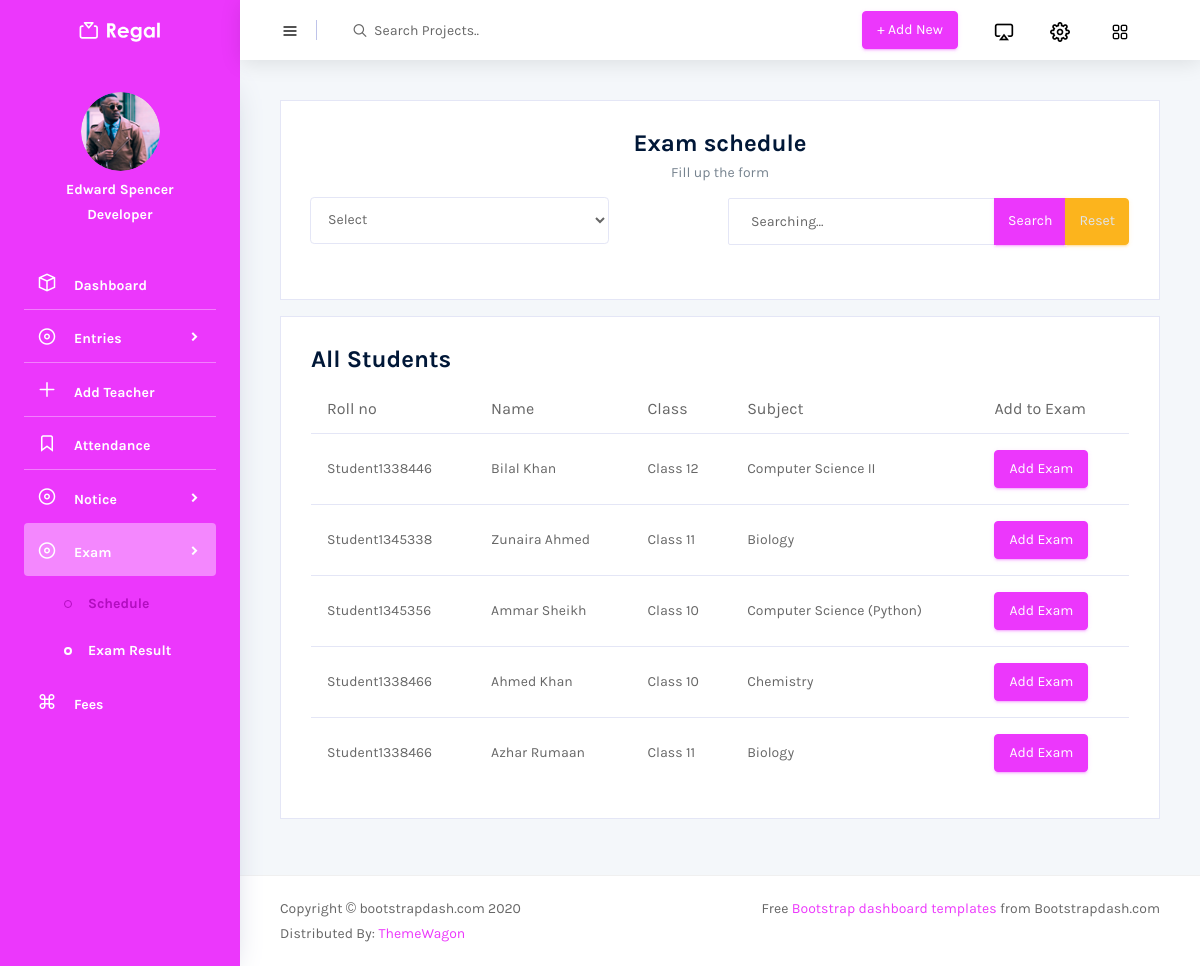
The page /menuPages/exam.php on the database as committed earlier.
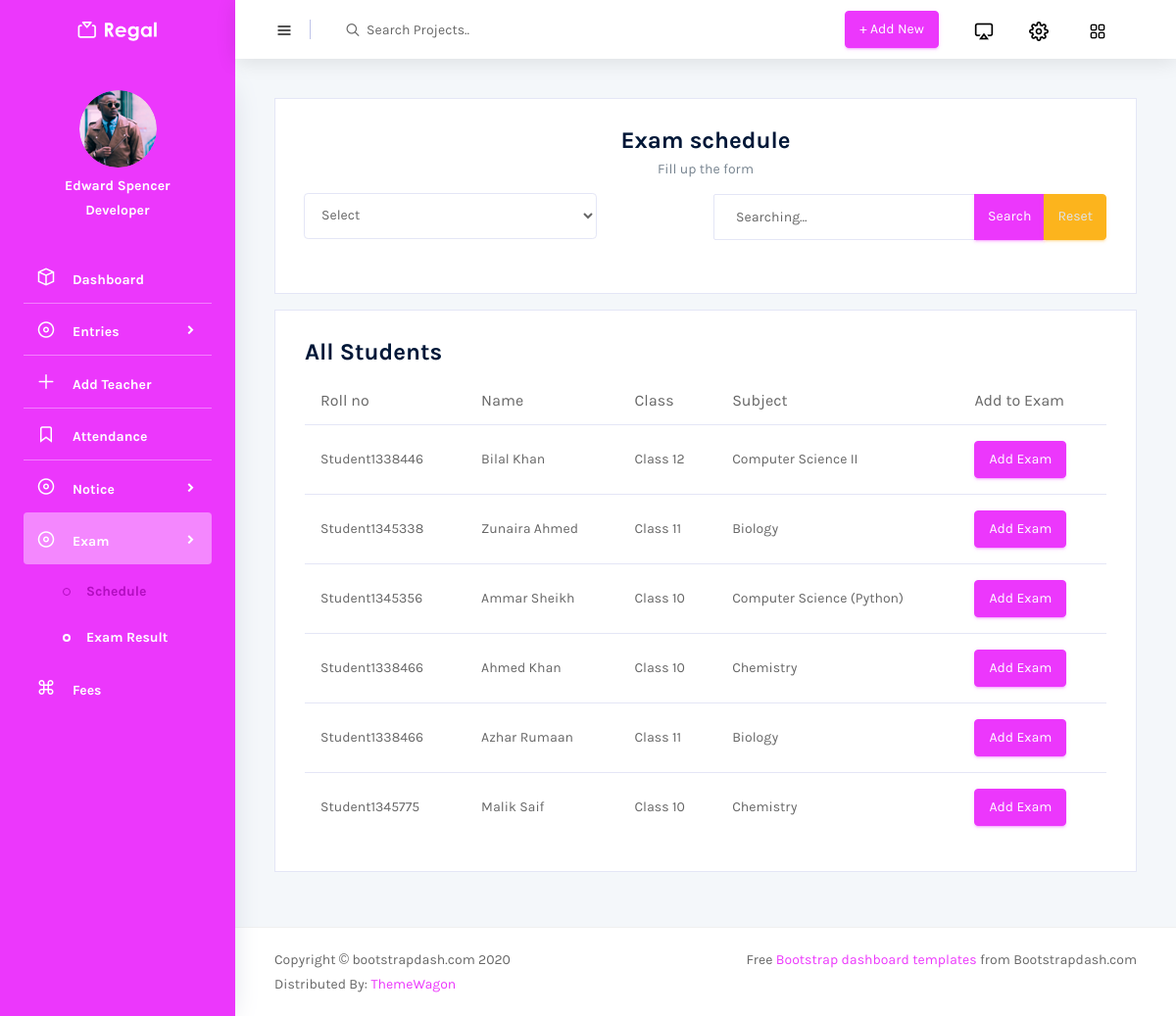
The same page on the database as committed later.
### tables this page shows
CREATE TABLE `student` (
  `sid` int(11) NOT NULL,
  `fname` varchar(40) NOT NULL,
  `lname` varchar(40) NOT NULL,
  `dob` date NOT NULL,
  `address` varchar(100) NOT NULL,
  `pid` int(11) NOT NULL,
  `sgender` varchar(10) NOT NULL,
  `cid` int(11) NOT NULL,
  `semail` varchar(50) NOT NULL,
  `subid` int(11) NOT NULL,
  `rollno` varchar(20) NOT NULL
);

CREATE TABLE `class` (
  `cid` int(11) NOT NULL,
  `cname` varchar(20) NOT NULL,
  `section` int(11) NOT NULL
);

CREATE TABLE `subject` (
  `subid` int(11) NOT NULL,
  `subject` varchar(40) NOT NULL,
  `detail` varchar(200) NOT NULL,
  `tid` int(11) NOT NULL,
  `fid` int(11) NOT NULL
);

### menuPages/exam.php (the view, shortened to what the changed rows need)
<?php
include "../component/connect.php";
if (isset($_GET['searchStu'])) {
  $list = $_GET['selectlist'];
  $search = $_GET['search'];
  $query = "SELECT * FROM student AS s INNER JOIN class AS c ON s.cid = c.cid INNER JOIN subject AS su ON s.subid = su.subid WHERE $list LIKE '%$search%'";
} else {
  $query = "SELECT * FROM student AS s INNER JOIN class AS c ON s.cid = c.cid INNER JOIN subject AS su ON s.subid = su.subid";
}
?>
<!DOCTYPE html>
<html lang="en">
<head>
  <link rel="stylesheet" href="../vendors/mdi/css/materialdesignicons.min.css">
  <link rel="stylesheet" href="../vendors/feather/feather.css">
  <link rel="stylesheet" href="../vendors/base/vendor.bundle.base.css">
  <link rel="stylesheet" href="../vendors/flag-icon-css/css/flag-icon.min.css" />
  <link rel="stylesheet" href="../vendors/font-awesome/css/font-awesome.min.css">
  <link rel="stylesheet" href="../vendors/jquery-bar-rating/fontawesome-stars-o.css">
  <link rel="stylesheet" href="../vendors/jquery-bar-rating/fontawesome-stars.css">
  <link rel="stylesheet" href="../vendors/select2/select2.min.css">
  <link rel="stylesheet" href="../vendors/select2-bootstrap-theme/select2-bootstrap.min.css">
  <link rel="stylesheet" href="../css/style.css">
</head>
<body>
  <div class="container-scroller">
    <div class="container-fluid page-body-wrapper">
      <div class="main-panel">
        <div class="content-wrapper">
          <div class="row">
            <div class="col-md-12 grid-margin stretch-card">
              <div class="card">
                <div class="card-body">
                  <div class="table-responsive">
                    <table class="table table-hover">
                      <thead>
                        <tr>
                          <th>Roll no</th>
                          <th>Name</th>
                          <th>Class</th>
                          <th>Subject</th>
                          <th>Add to Exam</th>
                        </tr>
                      </thead>
                      <tbody>
                        <?php
                        $res = mysqli_query($conn, $query);
                        while ($row = mysqli_fetch_assoc($res)) {
                          echo "
                            <tr>
                              <td>$row[rollno]</td>
                              <td>$row[fname] " . "$row[lname]</td>
                              <td>$row[cname]</td>
                              <td>$row[subject]</td>
                              <td><a href='addExam.php?sid=$row[sid]' class='btn btn-primary'>Add Exam</a></td>
                            </tr>
                          ";
                        }
                        ?>
                      </tbody>
                    </table>
                  </div>
                </div>
              </div>
            </div>
          </div>
        </div>
      </div>
    </div>
  </div>
</body>
</html>

Rows that differ between the two databases and show on the page:
added student: rollno "Student1345775", fname "Malik", lname "Saif", cid.cname "Class 10", subid.subject "Chemistry"
